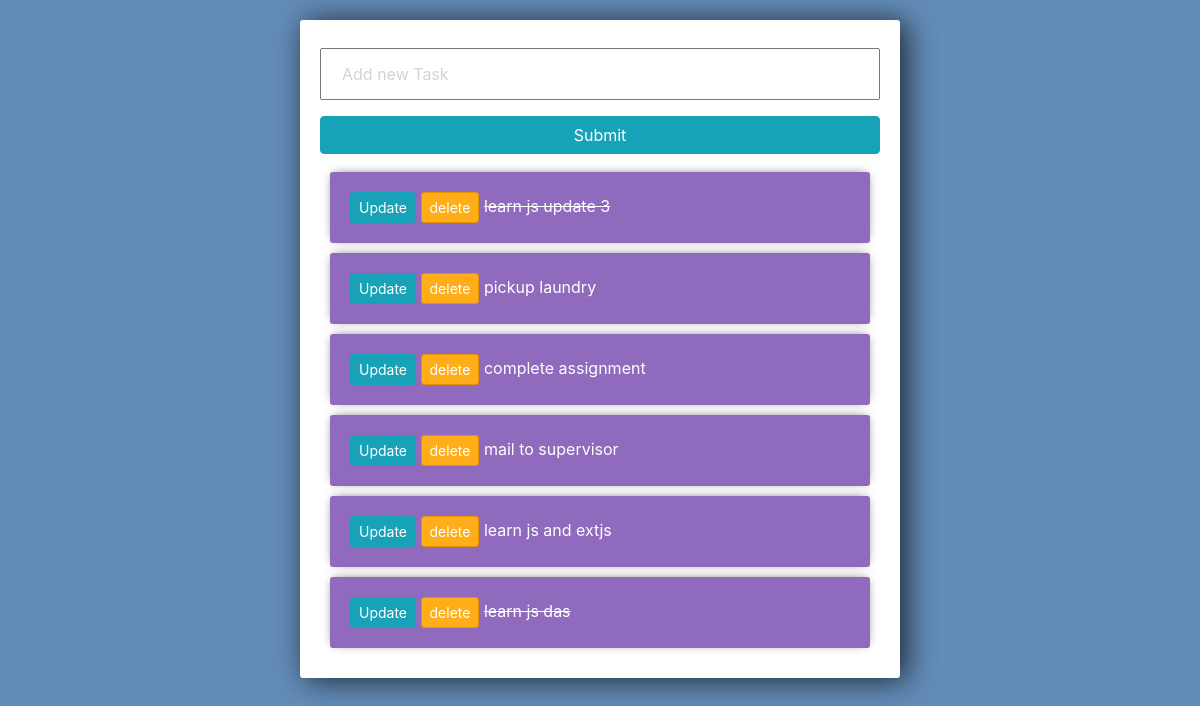
Before: / with the older database file.
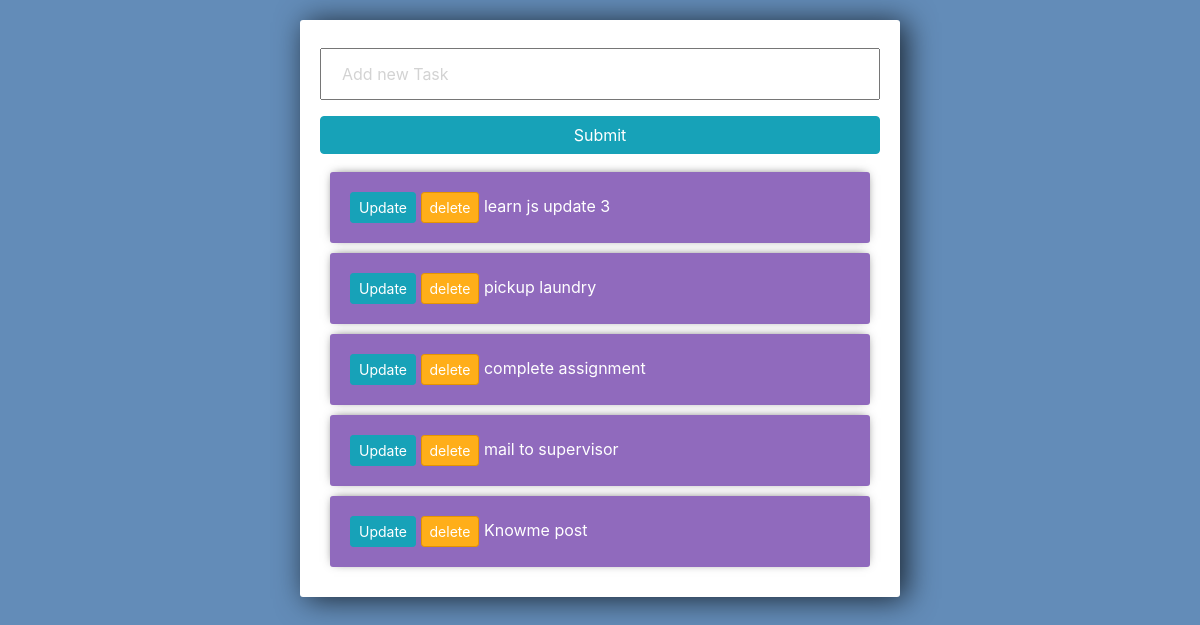
After: the same page with the newer database file.
### tasks/models.py (models this page shows)
class Task(models.Model):
    title = models.CharField(max_length=200)
    complete = models.BooleanField(default=False)
    created = models.DateTimeField(auto_now_add=True)
    def __str__(self):
        return self.title

### tasks/views.py (the view)
# urls.py: path('', views.index, name='list'),
def index(request):
    tasks = Task.objects.all()
    form = TaskForm()
    if request.method == 'POST':
        form = TaskForm(request.POST)
        if form.is_valid():
            form.save()
        return redirect('/')
    context = {
        'tasks':tasks,
        'form':form,
    }
    return render(request, 'tasks/list.html', context)

### tasks/forms.py
class TaskForm(forms.ModelForm):
    title = forms.CharField(widget = forms.TextInput(attrs={'placeholder':'Add new Task'}))
    class Meta:
        model = Task
        fields = '__all__'

### tasks/templates/tasks/list.html (shortened to what this page needs)
<!DOCTYPE html>
<html lang="en" dir="ltr">
  <head>
    <link rel="stylesheet" href="https://stackpath.bootstrapcdn.com/bootstrap/4.3.1/css/bootstrap.min.css">
  </head>
  <body>
    <div class="center-column">
    <form class="" action="/" method="POST">
      {{form.title}}
      <input class="btn btn-info" type="submit" name="Create Task" >
    </form>
    <div class='todo-list'>
    {% for task in tasks %}
      <div class="item-row">
        <a class="btn btn-sm btn-info" href="{% url 'update_task' task.id %}">Update</a>
        <a class="btn btn-sm btn-danger" href="{% url 'delete' task.id %}">delete</a>
        {%if task.complete == True %}
        <strike>{{task}}</strike>
        {% else %}
        <span>{{ task }}</span>
        {% endif %}
      </div>
    {% endfor %}
    </div>
  </body>
</html>

### tasks/templates/tasks/list.html (style rules this page uses)
body { background-color: #638CB8; }
input { width: 100%; padding: 12px 20px; margin: 8px 0; box-sizing: border-box; }
input::placeholder { color: #d3d3d3; }
.center-column { width:600px; margin: 20px auto; padding:20px; background-color: #fff; border-radius: 3px; box-shadow: 6px 2px 30px 0px rgba(0,0,0,0.75); }
.item-row { background-color: #906abd; margin: 10px; padding: 20px; border-radius: 3px; color: #fff; font-size: 16px; box-shadow: 0px -1px 10px -4px rgba(0,0,0,0.75); }
.btn-danger { background-color: #ffae19; border-color: #e59400; }

Changed rows visible on the page:
removed Task: title "learn js and extjs"
removed Task: title "learn js das"
changed Task "learn js update 3": complete True → False (drawn)
added Task: title "Knowme post"
